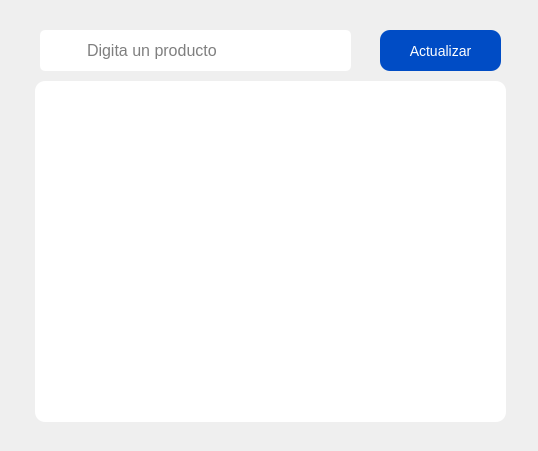
<?xml version="1.0" encoding="UTF-8"?>
<ui version="4.0">
 <class>Form</class>
 <widget class="QWidget" name="Form">
  <property name="geometry">
   <rect>
    <x>0</x>
    <y>0</y>
    <width>538</width>
    <height>451</height>
   </rect>
  </property>
  <property name="windowTitle">
   <string>Form</string>
  </property>
  <widget class="QListWidget" name="listWidget">
   <property name="geometry">
    <rect>
     <x>35</x>
     <y>81</y>
     <width>471</width>
     <height>341</height>
    </rect>
   </property>
   <property name="styleSheet">
    <string notr="true">background-color: rgb(255, 255, 255);
border-radius: 10px;</string>
   </property>
  </widget>
  <widget class="QLineEdit" name="lineEdit_6">
   <property name="geometry">
    <rect>
     <x>40</x>
     <y>30</y>
     <width>311</width>
     <height>41</height>
    </rect>
   </property>
   <property name="styleSheet">
    <string notr="true">background-color: rgb(255, 255, 255);
border: none;
padding-left: 45px;
border-radius: 5px;
font-size: 16px;</string>
   </property>
   <property name="placeholderText">
    <string>Digita un producto</string>
   </property>
  </widget>
  <widget class="QPushButton" name="pushButton_4">
   <property name="geometry">
    <rect>
     <x>380</x>
     <y>30</y>
     <width>121</width>
     <height>41</height>
    </rect>
   </property>
   <property name="styleSheet">
    <string notr="true">background-color: rgb(0, 76, 197);
color: rgb(255, 255, 255);
border-radius: 10px;
font-size: 14px;
font: 18pt &quot;Dubai&quot;;</string>
   </property>
   <property name="text">
    <string>Actualizar</string>
   </property>
  </widget>
 </widget>
 <resources/>
 <connections/>
</ui>
